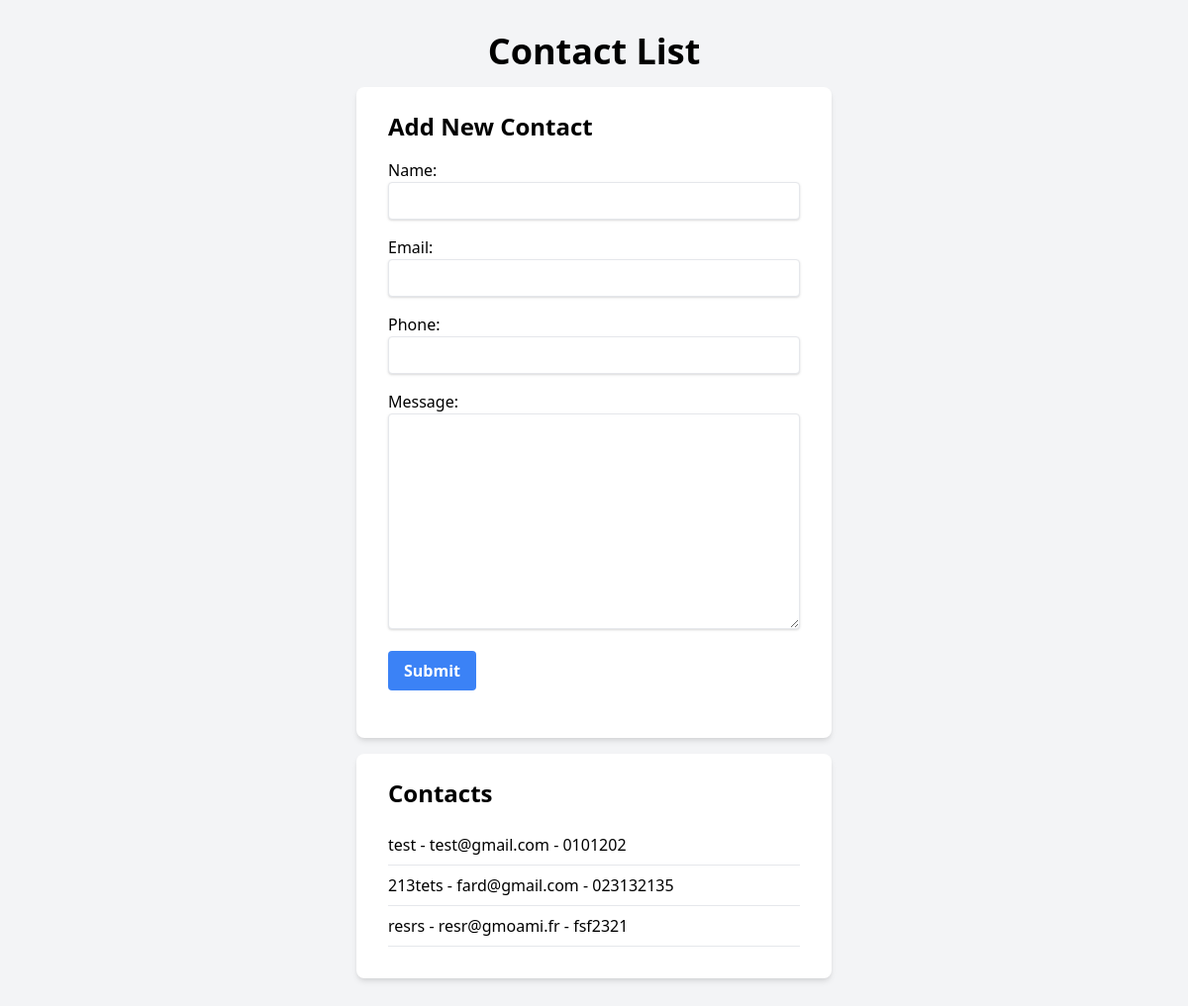
The page /contacts/ on the database as committed earlier.
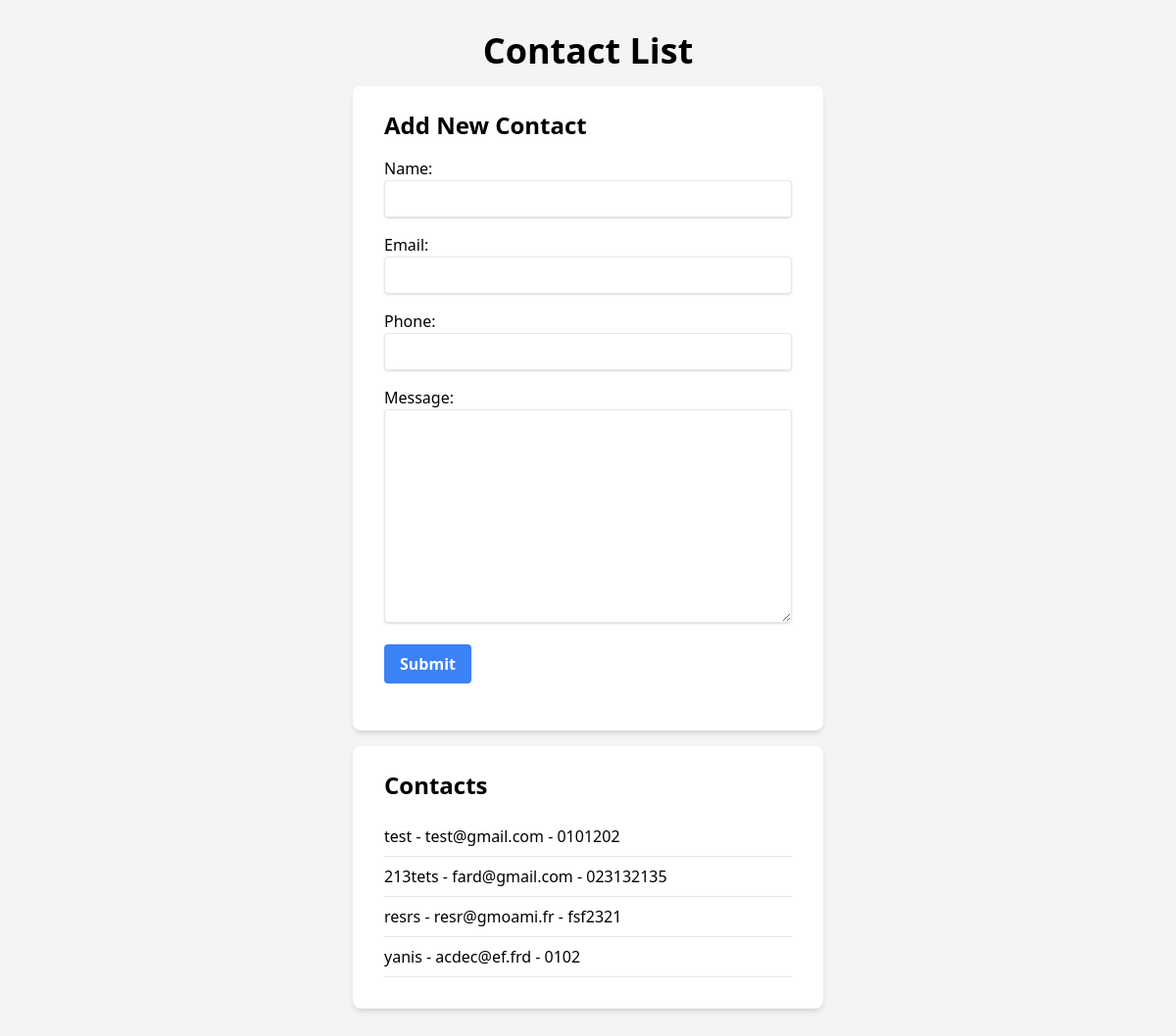
The same page on the database as committed later.
### contacts/models.py (models this page shows, shortened)
class Contact(models.Model):
    name = models.CharField(max_length=100)
    email = models.EmailField()
    phone = models.CharField(max_length=15)
    message = models.TextField()

### contacts/views.py (the view)
# urls.py: path('', views.contact_list, name='contact_list'),
def contact_list(request):
    contacts = Contact.objects.all()  # Récupère tous les contacts de la base de données
    if request.method == "POST":
        form = ContactForm(request.POST)  # Crée une instance de formulaire avec les données POST
        if form.is_valid():  # Vérifie la validité des données du formulaire
            form.save()  # Sauvegarde le nouveau contact dans la base de données
            return redirect('contact_list')  # Redirige l'utilisateur vers la liste des contacts après la soumission
    else:
        form = ContactForm()  # Crée une instance de formulaire vide pour une requête GET
    return render(request, 'contacts/contact_list.html', {'contacts': contacts, 'form': form})

### contacts/forms.py
class ContactForm(forms.ModelForm):
    class Meta:
        model = Contact
        fields = ['name', 'email', 'phone', 'message']

### contacts/templates/contacts/contact_list.html (shortened to what this page needs)
<!DOCTYPE html>
<html lang="en">
<head>
    <link href="https://cdn.jsdelivr.net/npm/tailwindcss@2.2.19/dist/tailwind.min.css" rel="stylesheet">
</head>
{% load widget_tweaks %}
<body class="bg-gray-100 font-sans leading-normal tracking-normal">
    <div class="container mx-auto p-8">
        <div class="flex flex-wrap justify-center">
            <div class="w-full lg:w-1/2">
                <h1 class="text-4xl font-bold text-center mb-4">Contact List</h1>
                <div class="bg-white shadow-md rounded-lg px-8 pt-6 pb-8 mb-4">
                    <h2 class="text-2xl font-bold mb-4">Add New Contact</h2>
                    <form method="post" class="mb-4">
                        <div class="mb-4">
                            {{ form.name.label_tag }}
                            {{ form.name|add_class:"shadow appearance-none border rounded w-full py-2 px-3 text-gray-700 leading-tight focus:outline-none focus:shadow-outline" }}
                        </div>
                        <div class="mb-4">
                            {{ form.email.label_tag }}
                            {{ form.email|add_class:"shadow appearance-none border rounded w-full py-2 px-3 text-gray-700 leading-tight focus:outline-none focus:shadow-outline" }}
                        </div>
                        <div class="mb-4">
                            {{ form.phone.label_tag }}
                            {{ form.phone|add_class:"shadow appearance-none border rounded w-full py-2 px-3 text-gray-700 leading-tight focus:outline-none focus:shadow-outline" }}
                        </div>
                        <div class="mb-4">
                            {{ form.message.label_tag }}
                            {{ form.message|add_class:"shadow appearance-none border rounded w-full py-2 px-3 text-gray-700 leading-tight focus:outline-none focus:shadow-outline" }}
                        </div>
                        <button type="submit" class="bg-blue-500 hover:bg-blue-700 text-white font-bold py-2 px-4 rounded focus:outline-none focus:shadow-outline">Submit</button>
                    </form>
                </div>
                <div class="bg-white shadow-md rounded-lg px-8 pt-6 pb-8">
                    <h2 class="text-2xl font-bold mb-4">Contacts</h2>
                    {% if contacts %}
                        <ul>
                            {% for contact in contacts %}
                                <li class="border-b border-gray-200 py-2">{{ contact.name }} - {{ contact.email }} - {{ contact.phone }}</li>
                            {% endfor %}
                        </ul>
                    {% else %}
                        <p>No contacts available.</p>
                    {% endif %}
                </div>
            </div>
        </div>
    </div>
</body>
</html>

Rows that differ between the two databases and show on the page:
added Contact: name "yanis", email "acdec@ef.frd", phone "0102"
